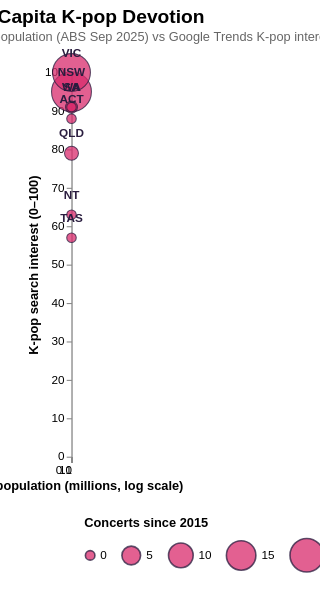

This figure's Vega-Lite source:
### Vega-Lite specification from a JSON file in a GitHub repository (floating-point values rounded to 4 significant figures)
{"title": {"text": "Per-Capita K-pop Devotion", "subtitle": "State population (ABS Sep 2025) vs Google Trends K-pop interest (May 2025–May 2026); bubble size = K-pop concerts since 2015.", "anchor": "start", "fontSize": 18, "subtitleFontSize": 12, "subtitleColor": "#666"}, "width": "container", "height": 360, "autosize": {"type": "fit-x", "contains": "padding"}, "config": {"view": {"stroke": null}, "axis": {"labelFontSize": 11, "titleFontSize": 12}, "legend": {"orient": "bottom", "titleFontSize": 12, "labelFontSize": 11, "padding": 12, "offset": 12, "columns": 0}}, "data": {"values": [{"state": "NSW", "pop_millions": 8.62, "interest": 95, "concerts": 29}, {"state": "VIC", "pop_millions": 7.1, "interest": 100, "concerts": 26}, {"state": "QLD", "pop_millions": 5.69, "interest": 79, "concerts": 2}, {"state": "WA", "pop_millions": 3.06, "interest": 91, "concerts": 1}, {"state": "SA", "pop_millions": 1.91, "interest": 91, "concerts": 0}, {"state": "TAS", "pop_millions": 0.58, "interest": 57, "concerts": 0}, {"state": "ACT", "pop_millions": 0.49, "interest": 88, "concerts": 0}, {"state": "NT", "pop_millions": 0.27, "interest": 63, "concerts": 0}]}, "layer": [{"mark": {"type": "circle", "opacity": 0.75, "stroke": "#2a1d3f", "strokeWidth": 1}, "encoding": {"x": {"field": "pop_millions", "type": "quantitative", "title": "State population (millions, log scale)", "scale": {"type": "log"}}, "y": {"field": "interest", "type": "quantitative", "title": "K-pop search interest (0–100)"}, "size": {"field": "concerts", "type": "quantitative", "title": "Concerts since 2015", "scale": {"range": [80, 1400]}}, "color": {"value": "#d92b6c", "legend": {"orient": "bottom"}}, "tooltip": [{"field": "state", "title": "State"}, {"field": "pop_millions", "title": "Population (M)"}, {"field": "interest", "title": "K-pop interest"}, {"field": "concerts", "title": "Concerts"}]}}, {"mark": {"type": "text", "dy": -18, "fontWeight": "bold", "color": "#2a1d3f"}, "encoding": {"x": {"field": "pop_millions", "type": "quantitative", "scale": {"type": "log"}}, "y": {"field": "interest", "type": "quantitative"}, "text": {"field": "state"}}}], "$schema": "https://vega.github.io/schema/vega-lite/v5.json", "padding": {"left": 24, "right": 24, "top": 8, "bottom": 8}}
